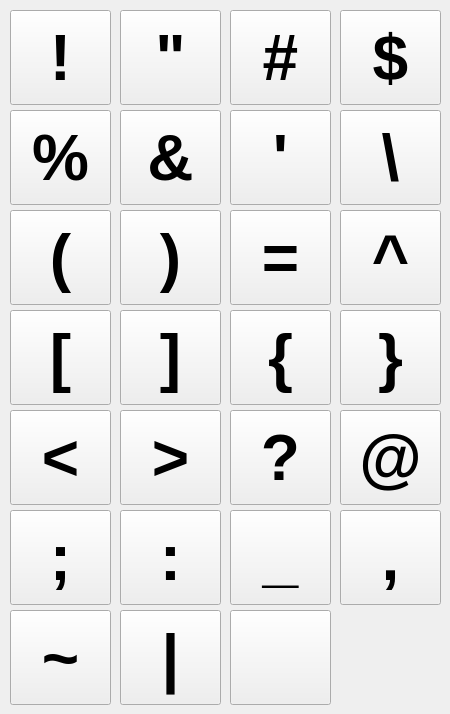
   <widget class="QWidget" name="page_4">
    <widget class="QPushButton" name="BExclamation">
     <property name="geometry">
      <rect>
       <x>10</x>
       <y>10</y>
       <width>101</width>
       <height>95</height>
      </rect>
     </property>
     <property name="font">
      <font>
       <family>MS UI Gothic</family>
       <pointsize>48</pointsize>
       <weight>75</weight>
       <bold>true</bold>
      </font>
     </property>
     <property name="text">
      <string>!</string>
     </property>
     <property name="checkable">
      <bool>false</bool>
     </property>
     <property name="autoDefault">
      <bool>false</bool>
     </property>
     <property name="default">
      <bool>false</bool>
     </property>
     <property name="flat">
      <bool>false</bool>
     </property>
    </widget>
    <widget class="QPushButton" name="BDQuotation">
     <property name="geometry">
      <rect>
       <x>120</x>
       <y>10</y>
       <width>101</width>
       <height>95</height>
      </rect>
     </property>
     <property name="font">
      <font>
       <family>MS UI Gothic</family>
       <pointsize>48</pointsize>
       <weight>75</weight>
       <bold>true</bold>
      </font>
     </property>
     <property name="text">
      <string>&quot;</string>
     </property>
     <property name="checkable">
      <bool>false</bool>
     </property>
     <property name="autoDefault">
      <bool>false</bool>
     </property>
     <property name="default">
      <bool>false</bool>
     </property>
     <property name="flat">
      <bool>false</bool>
     </property>
    </widget>
    <widget class="QPushButton" name="BSharp">
     <property name="geometry">
      <rect>
       <x>230</x>
       <y>10</y>
       <width>101</width>
       <height>95</height>
      </rect>
     </property>
     <property name="font">
      <font>
       <family>MS UI Gothic</family>
       <pointsize>48</pointsize>
       <weight>75</weight>
       <bold>true</bold>
      </font>
     </property>
     <property name="text">
      <string>#</string>
     </property>
     <property name="checkable">
      <bool>false</bool>
     </property>
     <property name="autoDefault">
      <bool>false</bool>
     </property>
     <property name="default">
      <bool>false</bool>
     </property>
     <property name="flat">
      <bool>false</bool>
     </property>
    </widget>
    <widget class="QPushButton" name="BDollar">
     <property name="geometry">
      <rect>
       <x>340</x>
       <y>10</y>
       <width>101</width>
       <height>95</height>
      </rect>
     </property>
     <property name="font">
      <font>
       <family>MS UI Gothic</family>
       <pointsize>48</pointsize>
       <weight>75</weight>
       <bold>true</bold>
      </font>
     </property>
     <property name="text">
      <string>$</string>
     </property>
     <property name="checkable">
      <bool>false</bool>
     </property>
     <property name="autoDefault">
      <bool>false</bool>
     </property>
     <property name="default">
      <bool>false</bool>
     </property>
     <property name="flat">
      <bool>false</bool>
     </property>
    </widget>
    <widget class="QPushButton" name="BPercent">
     <property name="geometry">
      <rect>
       <x>10</x>
       <y>110</y>
       <width>101</width>
       <height>95</height>
      </rect>
     </property>
     <property name="font">
      <font>
       <family>MS UI Gothic</family>
       <pointsize>48</pointsize>
       <weight>75</weight>
       <bold>true</bold>
      </font>
     </property>
     <property name="text">
      <string>%</string>
     </property>
     <property name="checkable">
      <bool>false</bool>
     </property>
     <property name="autoDefault">
      <bool>false</bool>
     </property>
     <property name="default">
      <bool>false</bool>
     </property>
     <property name="flat">
      <bool>false</bool>
     </property>
    </widget>
    <widget class="QPushButton" name="BAnd">
     <property name="geometry">
      <rect>
       <x>120</x>
       <y>110</y>
       <width>101</width>
       <height>95</height>
      </rect>
     </property>
     <property name="font">
      <font>
       <family>MS UI Gothic</family>
       <pointsize>48</pointsize>
       <weight>75</weight>
       <bold>true</bold>
      </font>
     </property>
     <property name="text">
      <string>&amp;&amp;</string>
     </property>
     <property name="checkable">
      <bool>false</bool>
     </property>
     <property name="autoDefault">
      <bool>false</bool>
     </property>
     <property name="default">
      <bool>false</bool>
     </property>
     <property name="flat">
      <bool>false</bool>
     </property>
    </widget>
    <widget class="QPushButton" name="BSQuotation">
     <property name="geometry">
      <rect>
       <x>230</x>
       <y>110</y>
       <width>101</width>
       <height>95</height>
      </rect>
     </property>
     <property name="font">
      <font>
       <family>MS UI Gothic</family>
       <pointsize>48</pointsize>
       <weight>75</weight>
       <bold>true</bold>
      </font>
     </property>
     <property name="text">
      <string>'</string>
     </property>
     <property name="checkable">
      <bool>false</bool>
     </property>
     <property name="autoDefault">
      <bool>false</bool>
     </property>
     <property name="default">
      <bool>false</bool>
     </property>
     <property name="flat">
      <bool>false</bool>
     </property>
    </widget>
    <widget class="QPushButton" name="BLParenthesis">
     <property name="geometry">
      <rect>
       <x>10</x>
       <y>210</y>
       <width>101</width>
       <height>95</height>
      </rect>
     </property>
     <property name="font">
      <font>
       <family>MS UI Gothic</family>
       <pointsize>48</pointsize>
       <weight>75</weight>
       <bold>true</bold>
      </font>
     </property>
     <property name="text">
      <string>(</string>
     </property>
     <property name="checkable">
      <bool>false</bool>
     </property>
     <property name="autoDefault">
      <bool>false</bool>
     </property>
     <property name="default">
      <bool>false</bool>
     </property>
     <property name="flat">
      <bool>false</bool>
     </property>
    </widget>
    <widget class="QPushButton" name="BRParenthesis">
     <property name="geometry">
      <rect>
       <x>120</x>
       <y>210</y>
       <width>101</width>
       <height>95</height>
      </rect>
     </property>
     <property name="font">
      <font>
       <family>MS UI Gothic</family>
       <pointsize>48</pointsize>
       <weight>75</weight>
       <bold>true</bold>
      </font>
     </property>
     <property name="text">
      <string>)</string>
     </property>
     <property name="checkable">
      <bool>false</bool>
     </property>
     <property name="autoDefault">
      <bool>false</bool>
     </property>
     <property name="default">
      <bool>false</bool>
     </property>
     <property name="flat">
      <bool>false</bool>
     </property>
    </widget>
    <widget class="QPushButton" name="BEqual">
     <property name="geometry">
      <rect>
       <x>230</x>
       <y>210</y>
       <width>101</width>
       <height>95</height>
      </rect>
     </property>
     <property name="font">
      <font>
       <family>MS UI Gothic</family>
       <pointsize>48</pointsize>
       <weight>75</weight>
       <bold>true</bold>
      </font>
     </property>
     <property name="text">
      <string>=</string>
     </property>
     <property name="checkable">
      <bool>false</bool>
     </property>
     <property name="autoDefault">
      <bool>false</bool>
     </property>
     <property name="default">
      <bool>false</bool>
     </property>
     <property name="flat">
      <bool>false</bool>
     </property>
    </widget>
    <widget class="QPushButton" name="BXor">
     <property name="geometry">
      <rect>
       <x>340</x>
       <y>210</y>
       <width>101</width>
       <height>95</height>
      </rect>
     </property>
     <property name="font">
      <font>
       <family>MS UI Gothic</family>
       <pointsize>48</pointsize>
       <weight>75</weight>
       <bold>true</bold>
      </font>
     </property>
     <property name="text">
      <string>^</string>
     </property>
     <property name="checkable">
      <bool>false</bool>
     </property>
     <property name="autoDefault">
      <bool>false</bool>
     </property>
     <property name="default">
      <bool>false</bool>
     </property>
     <property name="flat">
      <bool>false</bool>
     </property>
    </widget>
    <widget class="QPushButton" name="BSpace">
     <property name="geometry">
      <rect>
       <x>230</x>
       <y>610</y>
       <width>101</width>
       <height>95</height>
      </rect>
     </property>
     <property name="font">
      <font>
       <family>MS UI Gothic</family>
       <pointsize>48</pointsize>
       <weight>75</weight>
       <bold>true</bold>
      </font>
     </property>
     <property name="text">
      <string/>
     </property>
     <property name="checkable">
      <bool>false</bool>
     </property>
     <property name="autoDefault">
      <bool>false</bool>
     </property>
     <property name="default">
      <bool>false</bool>
     </property>
     <property name="flat">
      <bool>false</bool>
     </property>
    </widget>
    <widget class="QPushButton" name="BYen">
     <property name="geometry">
      <rect>
       <x>340</x>
       <y>110</y>
       <width>101</width>
       <height>95</height>
      </rect>
     </property>
     <property name="font">
      <font>
       <family>MS UI Gothic</family>
       <pointsize>48</pointsize>
       <weight>75</weight>
       <bold>true</bold>
      </font>
     </property>
     <property name="text">
      <string>\</string>
     </property>
     <property name="checkable">
      <bool>false</bool>
     </property>
     <property name="autoDefault">
      <bool>false</bool>
     </property>
     <property name="default">
      <bool>false</bool>
     </property>
     <property name="flat">
      <bool>false</bool>
     </property>
    </widget>
    <widget class="QPushButton" name="BOr">
     <property name="geometry">
      <rect>
       <x>120</x>
       <y>610</y>
       <width>101</width>
       <height>95</height>
      </rect>
     </property>
     <property name="font">
      <font>
       <family>MS UI Gothic</family>
       <pointsize>48</pointsize>
       <weight>75</weight>
       <bold>true</bold>
      </font>
     </property>
     <property name="text">
      <string>|</string>
     </property>
     <property name="checkable">
      <bool>false</bool>
     </property>
     <property name="autoDefault">
      <bool>false</bool>
     </property>
     <property name="default">
      <bool>false</bool>
     </property>
     <property name="flat">
      <bool>false</bool>
     </property>
    </widget>
    <widget class="QPushButton" name="BTilde">
     <property name="geometry">
      <rect>
       <x>10</x>
       <y>610</y>
       <width>101</width>
       <height>95</height>
      </rect>
     </property>
     <property name="font">
      <font>
       <family>MS UI Gothic</family>
       <pointsize>48</pointsize>
       <weight>75</weight>
       <bold>true</bold>
      </font>
     </property>
     <property name="text">
      <string>~</string>
     </property>
     <property name="checkable">
      <bool>false</bool>
     </property>
     <property name="autoDefault">
      <bool>false</bool>
     </property>
     <property name="default">
      <bool>false</bool>
     </property>
     <property name="flat">
      <bool>false</bool>
     </property>
    </widget>
    <widget class="QPushButton" name="BRBrace">
     <property name="geometry">
      <rect>
       <x>340</x>
       <y>310</y>
       <width>101</width>
       <height>95</height>
      </rect>
     </property>
     <property name="font">
      <font>
       <family>MS UI Gothic</family>
       <pointsize>48</pointsize>
       <weight>75</weight>
       <bold>true</bold>
      </font>
     </property>
     <property name="text">
      <string>}</string>
     </property>
     <property name="checkable">
      <bool>false</bool>
     </property>
     <property name="autoDefault">
      <bool>false</bool>
     </property>
     <property name="default">
      <bool>false</bool>
     </property>
     <property name="flat">
      <bool>false</bool>
     </property>
    </widget>
    <widget class="QPushButton" name="BLBrace">
     <property name="geometry">
      <rect>
       <x>230</x>
       <y>310</y>
       <width>101</width>
       <height>95</height>
      </rect>
     </property>
     <property name="font">
      <font>
       <family>MS UI Gothic</family>
       <pointsize>48</pointsize>
       <weight>75</weight>
       <bold>true</bold>
      </font>
     </property>
     <property name="text">
      <string>{</string>
     </property>
     <property name="checkable">
      <bool>false</bool>
     </property>
     <property name="autoDefault">
      <bool>false</bool>
     </property>
     <property name="default">
      <bool>false</bool>
     </property>
     <property name="flat">
      <bool>false</bool>
     </property>
    </widget>
    <widget class="QPushButton" name="BLBracket">
     <property name="geometry">
      <rect>
       <x>10</x>
       <y>310</y>
       <width>101</width>
       <height>95</height>
      </rect>
     </property>
     <property name="font">
      <font>
       <family>MS UI Gothic</family>
       <pointsize>48</pointsize>
       <weight>75</weight>
       <bold>true</bold>
      </font>
     </property>
     <property name="text">
      <string>[</string>
     </property>
     <property name="checkable">
      <bool>false</bool>
     </property>
     <property name="autoDefault">
      <bool>false</bool>
     </property>
     <property name="default">
      <bool>false</bool>
     </property>
     <property name="flat">
      <bool>false</bool>
     </property>
    </widget>
    <widget class="QPushButton" name="BRBracket">
     <property name="geometry">
      <rect>
       <x>120</x>
       <y>310</y>
       <width>101</width>
       <height>95</height>
      </rect>
     </property>
     <property name="font">
      <font>
       <family>MS UI Gothic</family>
       <pointsize>48</pointsize>
       <weight>75</weight>
       <bold>true</bold>
      </font>
     </property>
     <property name="text">
      <string>]</string>
     </property>
     <property name="checkable">
      <bool>false</bool>
     </property>
     <property name="autoDefault">
      <bool>false</bool>
     </property>
     <property name="default">
      <bool>false</bool>
     </property>
     <property name="flat">
      <bool>false</bool>
     </property>
    </widget>
    <widget class="QPushButton" name="BAtmark">
     <property name="geometry">
      <rect>
       <x>340</x>
       <y>410</y>
       <width>101</width>
       <height>95</height>
      </rect>
     </property>
     <property name="font">
      <font>
       <family>MS UI Gothic</family>
       <pointsize>48</pointsize>
       <weight>75</weight>
       <bold>true</bold>
      </font>
     </property>
     <property name="text">
      <string>@</string>
     </property>
     <property name="checkable">
      <bool>false</bool>
     </property>
     <property name="autoDefault">
      <bool>false</bool>
     </property>
     <property name="default">
      <bool>false</bool>
     </property>
     <property name="flat">
      <bool>false</bool>
     </property>
    </widget>
    <widget class="QPushButton" name="BQuestion">
     <property name="geometry">
      <rect>
       <x>230</x>
       <y>410</y>
       <width>101</width>
       <height>95</height>
      </rect>
     </property>
     <property name="font">
      <font>
       <family>MS UI Gothic</family>
       <pointsize>48</pointsize>
       <weight>75</weight>
       <bold>true</bold>
      </font>
     </property>
     <property name="text">
      <string>?</string>
     </property>
     <property name="checkable">
      <bool>false</bool>
     </property>
     <property name="autoDefault">
      <bool>false</bool>
     </property>
     <property name="default">
      <bool>false</bool>
     </property>
     <property name="flat">
      <bool>false</bool>
     </property>
    </widget>
    <widget class="QPushButton" name="BLessThan">
     <property name="geometry">
      <rect>
       <x>10</x>
       <y>410</y>
       <width>101</width>
       <height>95</height>
      </rect>
     </property>
     <property name="font">
      <font>
       <family>MS UI Gothic</family>
       <pointsize>48</pointsize>
       <weight>75</weight>
       <bold>true</bold>
      </font>
     </property>
     <property name="text">
      <string>&lt;</string>
     </property>
     <property name="checkable">
      <bool>false</bool>
     </property>
     <property name="autoDefault">
      <bool>false</bool>
     </property>
     <property name="default">
      <bool>false</bool>
     </property>
     <property name="flat">
      <bool>false</bool>
     </property>
    </widget>
    <widget class="QPushButton" name="BGreaterThan">
     <property name="geometry">
      <rect>
       <x>120</x>
       <y>410</y>
       <width>101</width>
       <height>95</height>
      </rect>
     </property>
     <property name="font">
      <font>
       <family>MS UI Gothic</family>
       <pointsize>48</pointsize>
       <weight>75</weight>
       <bold>true</bold>
      </font>
     </property>
     <property name="text">
      <string>&gt;</string>
     </property>
     <property name="checkable">
      <bool>false</bool>
     </property>
     <property name="autoDefault">
      <bool>false</bool>
     </property>
     <property name="default">
      <bool>false</bool>
     </property>
     <property name="flat">
      <bool>false</bool>
     </property>
    </widget>
    <widget class="QPushButton" name="BSemicolon">
     <property name="geometry">
      <rect>
       <x>10</x>
       <y>510</y>
       <width>101</width>
       <height>95</height>
      </rect>
     </property>
     <property name="font">
      <font>
       <family>MS UI Gothic</family>
       <pointsize>48</pointsize>
       <weight>75</weight>
       <bold>true</bold>
      </font>
     </property>
     <property name="text">
      <string>;</string>
     </property>
     <property name="checkable">
      <bool>false</bool>
     </property>
     <property name="autoDefault">
      <bool>false</bool>
     </property>
     <property name="default">
      <bool>false</bool>
     </property>
     <property name="flat">
      <bool>false</bool>
     </property>
    </widget>
    <widget class="QPushButton" name="BComma">
     <property name="geometry">
      <rect>
       <x>340</x>
       <y>510</y>
       <width>101</width>
       <height>95</height>
      </rect>
     </property>
     <property name="font">
      <font>
       <family>MS UI Gothic</family>
       <pointsize>48</pointsize>
       <weight>75</weight>
       <bold>true</bold>
      </font>
     </property>
     <property name="text">
      <string>,</string>
     </property>
     <property name="checkable">
      <bool>false</bool>
     </property>
     <property name="autoDefault">
      <bool>false</bool>
     </property>
     <property name="default">
      <bool>false</bool>
     </property>
     <property name="flat">
      <bool>false</bool>
     </property>
    </widget>
    <widget class="QPushButton" name="BColon">
     <property name="geometry">
      <rect>
       <x>120</x>
       <y>510</y>
       <width>101</width>
       <height>95</height>
      </rect>
     </property>
     <property name="font">
      <font>
       <family>MS UI Gothic</family>
       <pointsize>48</pointsize>
       <weight>75</weight>
       <bold>true</bold>
      </font>
     </property>
     <property name="text">
      <string>:</string>
     </property>
     <property name="checkable">
      <bool>false</bool>
     </property>
     <property name="autoDefault">
      <bool>false</bool>
     </property>
     <property name="default">
      <bool>false</bool>
     </property>
     <property name="flat">
      <bool>false</bool>
     </property>
    </widget>
    <widget class="QPushButton" name="BUnderbar">
     <property name="geometry">
      <rect>
       <x>230</x>
       <y>510</y>
       <width>101</width>
       <height>95</height>
      </rect>
     </property>
     <property name="font">
      <font>
       <family>MS UI Gothic</family>
       <pointsize>48</pointsize>
       <weight>75</weight>
       <bold>true</bold>
      </font>
     </property>
     <property name="text">
      <string>_</string>
     </property>
     <property name="checkable">
      <bool>false</bool>
     </property>
     <property name="autoDefault">
      <bool>false</bool>
     </property>
     <property name="default">
      <bool>false</bool>
     </property>
     <property name="flat">
      <bool>false</bool>
     </property>
    </widget>
   </widget>
